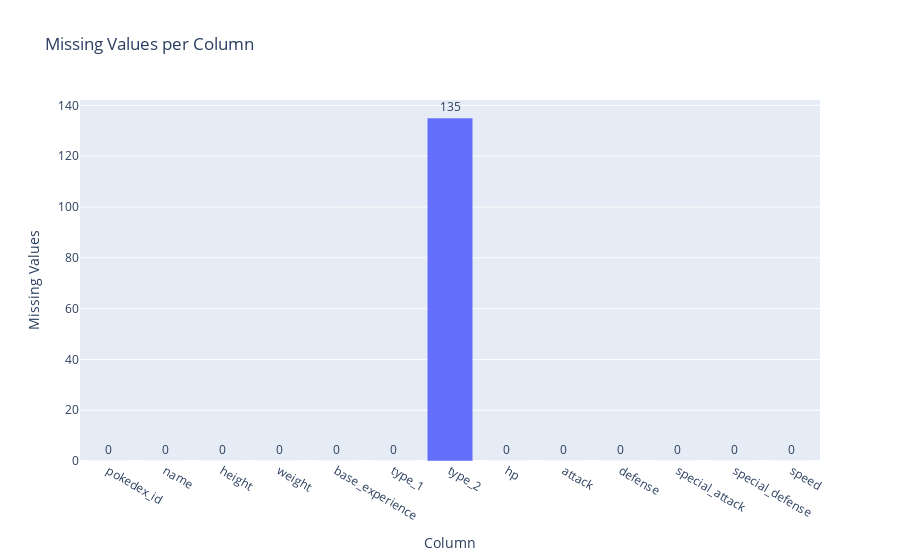

Source (notebook cell):
### Code cell
missing_df = df.isnull().sum().reset_index()
missing_df.columns = ["Column", "Missing Values"]

fig = px.bar(
    missing_df,
    x="Column",
    y="Missing Values",
    text="Missing Values",
    title="Missing Values per Column"
)

fig.update_traces(textposition="outside")
fig.show()

### Figure 1 — Plotly figure (JSON) as saved in the notebook; plotly's stock layout.template omitted (floating-point values rounded to 4 significant figures)
{"data": [{"hovertemplate": "Column=%{x}<br>Missing Values=%{text}<extra></extra>", "legendgroup": "", "marker": {"color": "#636efa", "pattern": {"shape": ""}}, "name": "", "orientation": "v", "showlegend": false, "text": [0.0, 0.0, 0.0, 0.0, 0.0, 0.0, 135.0, 0.0, 0.0, 0.0, 0.0, 0.0, 0.0], "textposition": "outside", "type": "bar", "x": ["pokedex_id", "name", "height", "weight", "base_experience", "type_1", "type_2", "hp", "attack", "defense", "special_attack", "special_defense", "speed"], "xaxis": "x", "y": [0, 0, 0, 0, 0, 0, 135, 0, 0, 0, 0, 0, 0], "yaxis": "y"}], "layout": {"barmode": "relative", "legend": {"tracegroupgap": 0}, "title": {"text": "Missing Values per Column"}, "xaxis": {"anchor": "y", "domain": [0, 1], "title": {"text": "Column"}}, "yaxis": {"anchor": "x", "domain": [0, 1], "title": {"text": "Missing Values"}}}}
